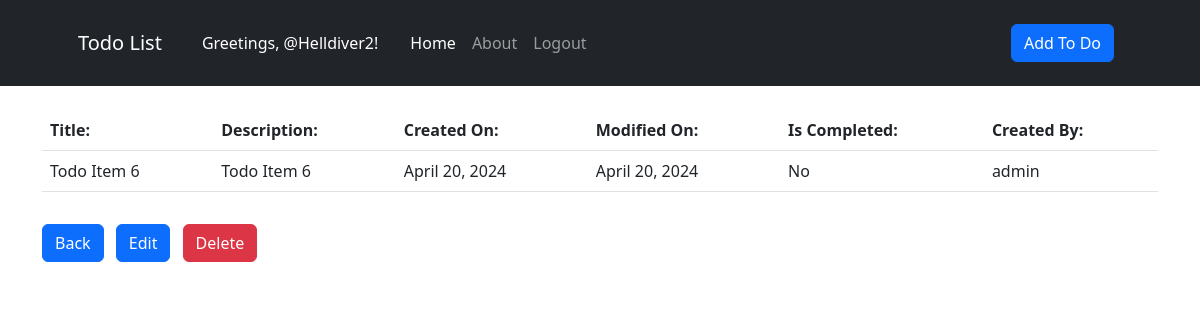
Screenshot of /detail/7 (signed in) with the database file from the repository.
### core/models.py (models this page shows, shortened)
class toDoList(models.Model):
    todo_title = models.CharField(max_length=100)
    todo_description = models.CharField(max_length=250, blank= True, null= True)
    todo_created_on = models.DateField(default= datetime.datetime.today)
    todo_modified_on = models.DateField(auto_now= True)
    todo_is_completed = models.BooleanField(default= False)
    todo_created_by = models.ForeignKey(User, on_delete=models.CASCADE)

### core/views.py (the view)
# urls.py: path('detail/<int:pk>', views.todo_detail, name= 'detail'),
def todo_detail(request, pk):
    if request.user.is_authenticated:
        todo = get_object_or_404(toDoList, pk = pk)
        return render(request, 'core/todo_detail.html', {'todo' : todo})
    else:
        return redirect('login')

### core/templates/core/todo_detail.html
{% extends 'core/base.html' %} {% load crispy_forms_tags %} {% block content %}
<div class="container">
    <div class="mt-4">
        <table class="table table-hover">
            <thread>
                <tr>
                    <th scope="col">Title:</th>
                    <th scope="col">Description:</th>
                    <th scope="col">Created On:</th>
                    <th scope="col">Modified On:</th>
                    <th scope="col">Is Completed:</th>
                    <th scope="col">Created By:</th>
                </tr>
            </thread>
            <tbody>
                <tr>
                    <td>{{todo.todo_title}}</td>
                    <td>{{todo.todo_description}}</td>
                    <td>{{todo.todo_created_on}}</td>
                    <td>{{todo.todo_modified_on}}</td>
                    {% if todo.todo_is_completed %}
                    <td>Yes</td>
                    {% else %}
                    <td>No</td>
                    {% endif %}
                    <td>{{todo.todo_created_by}}</td>
                </tr>
            </tbody>
        </table>
        <div class="pt-3">
            <a href="{% url 'home' %}" class="btn btn-primary">Back</a>
            <a href="{% url 'update' todo.pk %}" class="btn btn-primary ms-2"
                >Edit</a
            >
            <a href="{% url 'delete' todo.pk %}" class="btn btn-danger ms-2"
                >Delete</a
            >
        </div>
    </div>
</div>
{% endblock content %}

### core/templates/core/navbar.html (shortened to what this page needs)
<nav class="navbar navbar-expand-lg navbar-dark bg-dark">
    <div class="container px-4 px-lg-5">
        <a class="navbar-brand" href="{% url 'home' %}">Todo List</a>
        {% if user.is_authenticated %}
        <p class="me-auto mb-2 mb-lg-0 ms-lg-4 bg-dark text-white">
            Greetings, @{{user.username}}!
        </p>
        {% endif %}
        <div class="collapse navbar-collapse" id="navbarSupportedContent">
            <ul class="navbar-nav me-auto mb-2 mb-lg-0 ms-lg-4">
                <li class="nav-item">
                    <a
                        class="nav-link active"
                        aria-current="page"
                        href="{% url 'home' %}"
                        >Home</a
                    >
                </li>
                <li class="nav-item">
                    <a class="nav-link" href="{% url 'about' %}">About</a>
                </li>
                {% if user.is_authenticated %}
                <li class="nav-item">
                    <a class="nav-link" href="{% url 'logout' %}">Logout</a>
                </li>
                {% endif %}
            </ul>
            {% if user.is_authenticated %}
            <div class="d-flex mb-3 mt-3">
                <a class="btn btn-primary mx-2" href="{% url 'add' %}">Add To Do</a>
            </div>
            {% endif %}
        </div>
    </div>
</nav>

### rows the page displays
toDoList: todo_title "Todo Item 6", todo_description "Todo Item 6", todo_created_on "April 20, 2024", todo_modified_on "April 20, 2024", todo_created_by "admin"

### other values shown
{{ user.username }} "Helldiver2"
